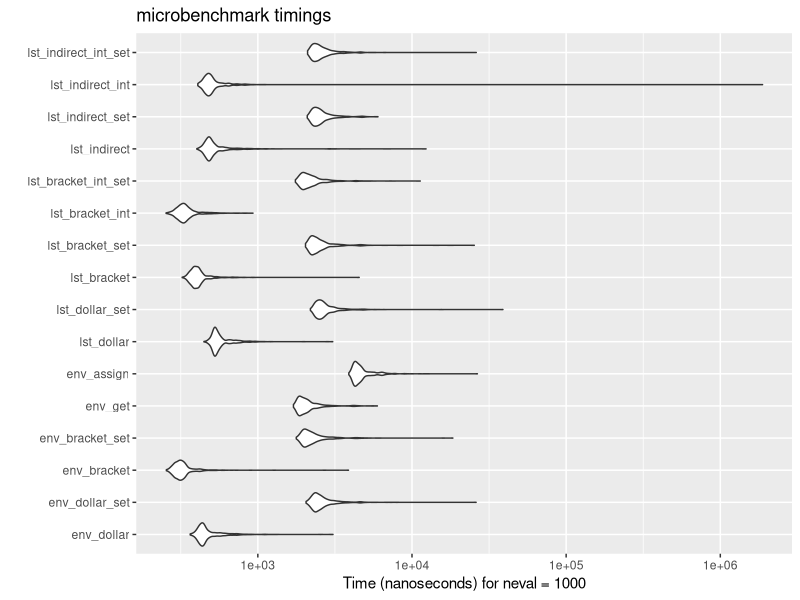
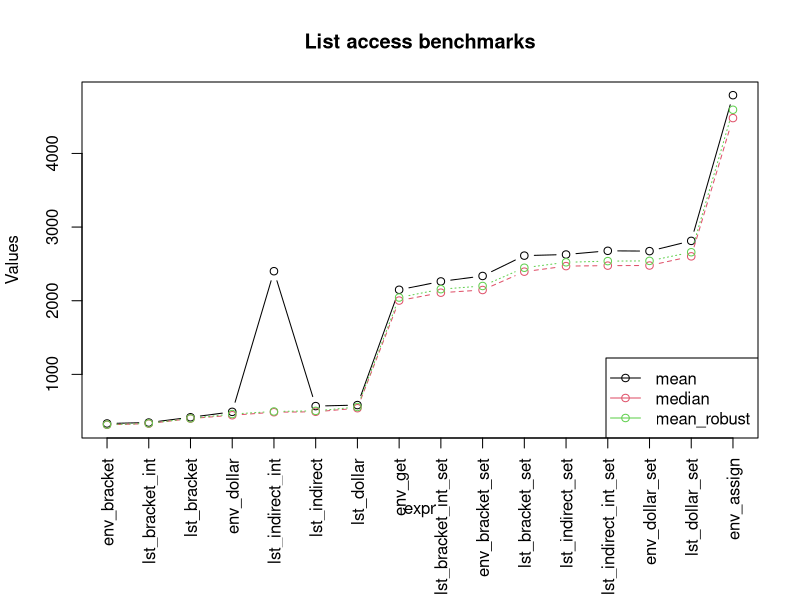
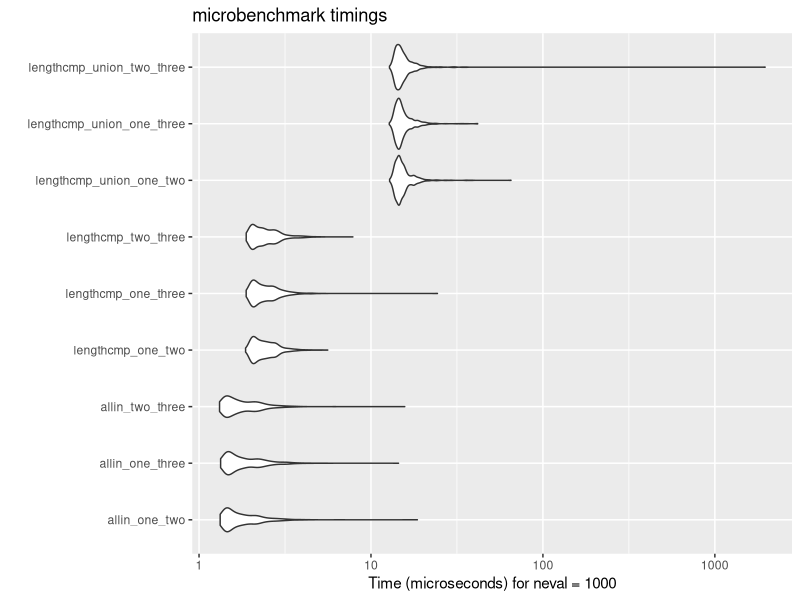
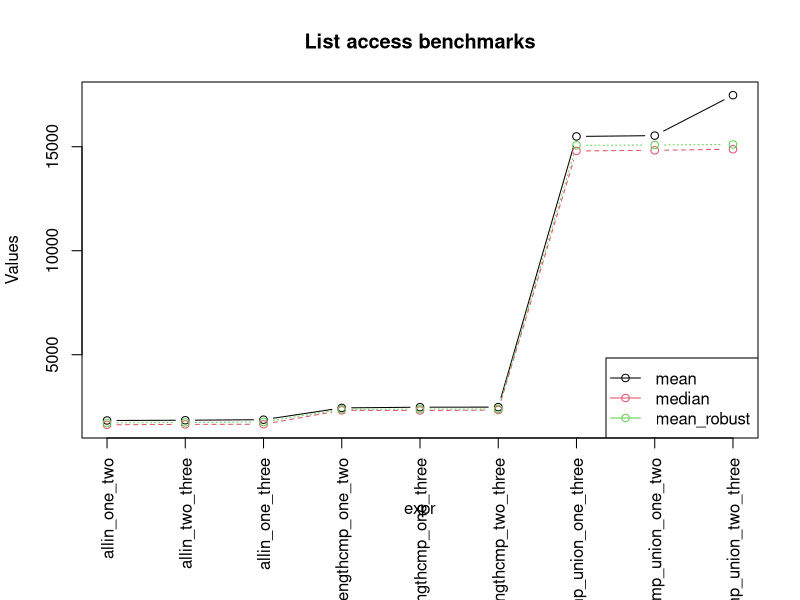
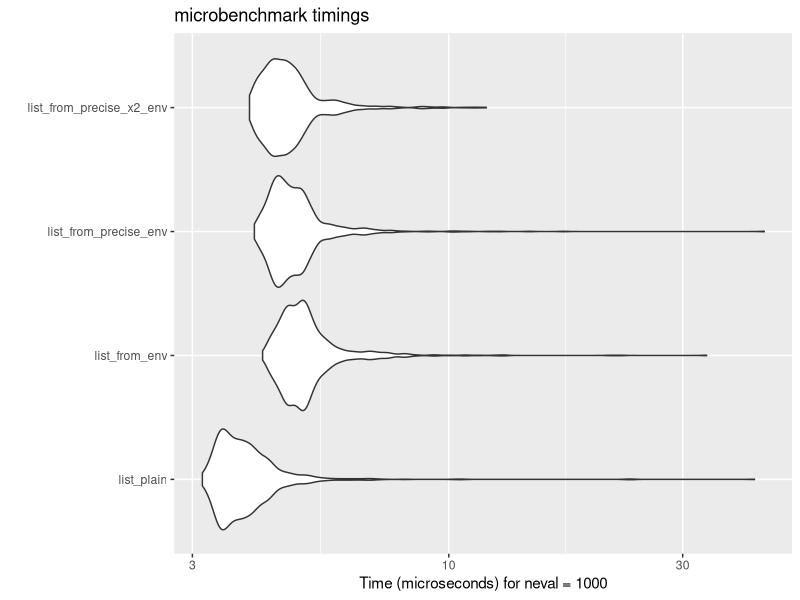
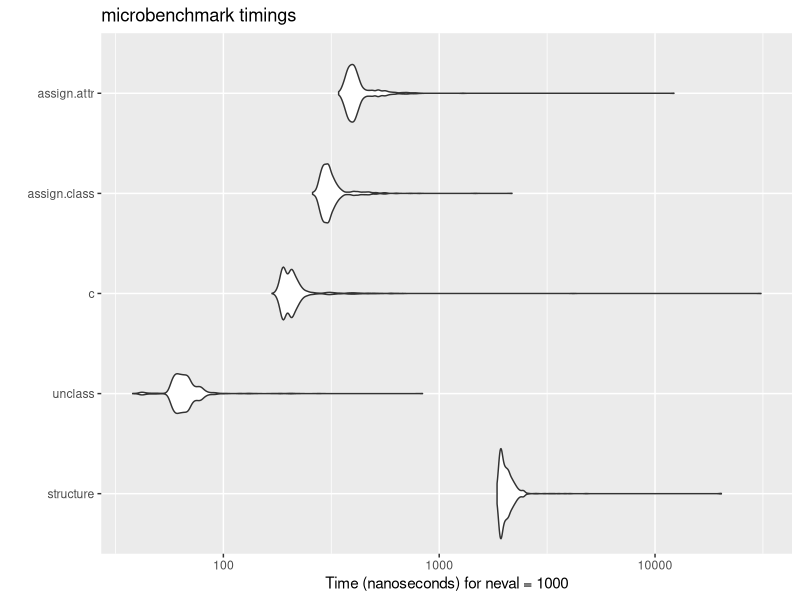
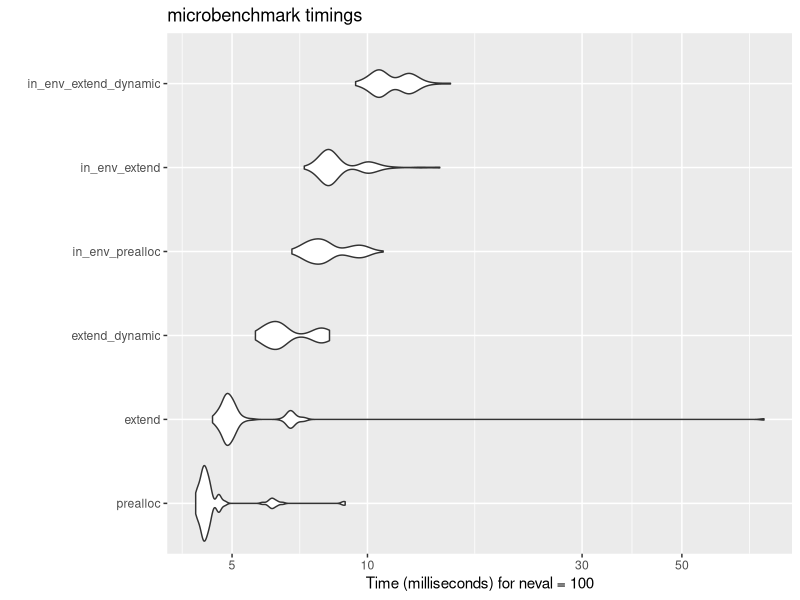
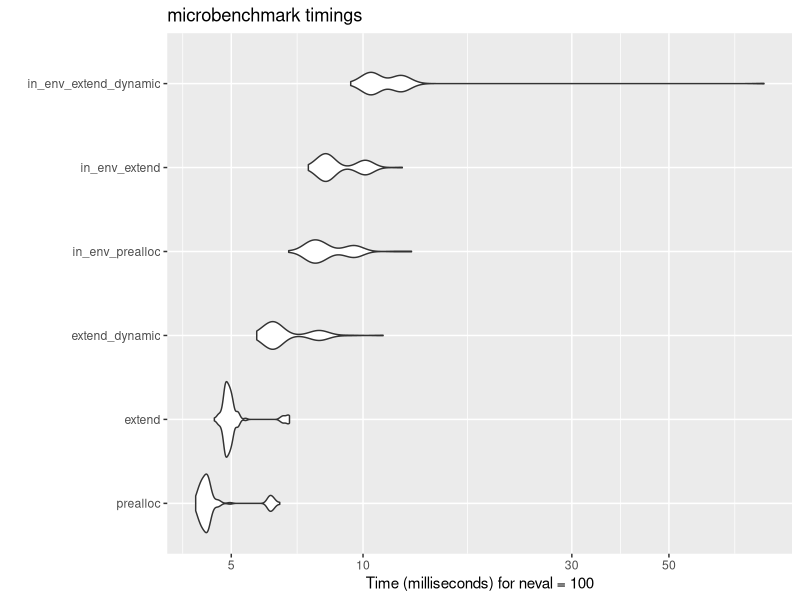

Write the R code that produced these figures, in order.







library("ggplot2")
library("microbenchmark")
library("data.table")

bm_listaccess <- function() {
  env <- new.env()
  env$a <- 1
  env$b <- "x"
  env$c <- 1:10
  env$d <- list(1, 2, 3)
  env$e <- data.frame(x = 1:10, y = 11:20)
  env$f <- function(x) x + 1
  env$g <- FALSE


  lst <- as.list(env)

  indirect <- c(1, 3, 7)
  indirect_int <- c(1L, 3L, 7L)

  microbenchmark(times = 1000L,
    env_dollar = { env$a; env$c; env$g },
    env_dollar_set = { env$a <- 2; env$c <- 2:11; env$g <- TRUE; env$a <- 1; env$c <- 1:10; env$g <- FALSE },
    env_bracket = { env[["a"]]; env[["c"]]; env[["g"]] },
    env_bracket_set = { env[["a"]] <- 2; env[["c"]] <- 2:11; env[["g"]] <- TRUE; env[["a"]] <- 1; env[["c"]] <- 1:10; env[["g"]] <- FALSE },
    env_get = { get("a", env); get("c", env); get("g", env) },
    env_assign = { assign("a", 2, env); assign("c", 2:11, env); assign("g", TRUE, env); assign("a", 1, env); assign("c", 1:10, env); assign("g", FALSE, env) },
    lst_dollar = { lst$a; lst$c; lst$g },
    lst_dollar_set = { lst$a <- 2; lst$c <- 2:11; lst$g <- TRUE; lst$a <- 1; lst$c <- 1:10; lst$g <- FALSE },
    lst_bracket = { lst[["a"]]; lst[["c"]]; lst[["g"]] },
    lst_bracket_set = { lst[["a"]] <- 2; lst[["c"]] <- 2:11; lst[["g"]] <- TRUE; lst[["a"]] <- 1; lst[["c"]] <- 1:10; lst[["g"]] <- FALSE },
    lst_bracket_int = { lst[[1]]; lst[[3]]; lst[[7]] },
    lst_bracket_int_set = { lst[[1]] <- 2; lst[[3]] <- 2:11; lst[[7]] <- TRUE; lst[[1]] <- 1; lst[[3]] <- 1:10; lst[[7]] <- FALSE },
    lst_indirect = { lst[[indirect[1]]]; lst[[indirect[2]]]; lst[[indirect[3]]] },
    lst_indirect_set = { lst[[indirect[1]]] <- 2; lst[[indirect[2]]] <- 2:11; lst[[indirect[3]]] <- TRUE; lst[[indirect[1]]] <- 1; lst[[indirect[2]]] <- 1:10; lst[[indirect[3]]] <- FALSE },
    lst_indirect_int = { lst[[indirect_int[1]]]; lst[[indirect_int[2]]]; lst[[indirect_int[3]]] },
    lst_indirect_int_set = { lst[[indirect_int[1]]] <- 2; lst[[indirect_int[2]]] <- 2:11; lst[[indirect_int[3]]] <- TRUE; lst[[indirect_int[1]]] <- 1; lst[[indirect_int[2]]] <- 1:10; lst[[indirect_int[3]]] <- FALSE }
  )
}



bmr <- bm_listaccess()


autoplot(bmr)

bmrt <- as.data.table(bmr)[, .(mean = mean(time), median = median(time), mean_robust = mean(time, trim = 0.1)), by = expr][order(mean_robust)]

par(mar = c(8, 4, 4, 2) + 0.1)
matplot(bmrt[, -1], type = "b", pch = 1, xaxt = "n", ylab = "Values", xlab = "expr", main = "List access benchmarks", col = seq_along(bmrt[, -1]))
legend("bottomright", legend = colnames(bmrt)[-1], col = seq_along(bmrt[, -1]), pch = 1, lty = 1)
axis(1, at = seq_along(bmrt$expr), labels = bmrt$expr, las = 2)

round(sweep(as.matrix(bmrt[, 2:4], rownames = bmrt[[1]]), 2, as.numeric(bmrt[1, 2:4]), "/"), 2)

# GET: (lst_bracket_int, env_bracket) is faster than lst_bracket, which is faster than
# env_dollar, which is slightly faster than lst_indirect_(int), which is slightly faster than lst_dollar
#   HUGE difference to: env_get
# SET: env_bracket slightly faster than lst_bracket_int, much faster than env_dollar|lst_bracket, which is slightly faster than lst(indirect), which is faster than lst_dollar, which is much faster than env_assign

# -> envs are faster than named lists for setting; lists with numbers are the same (get) or almost the same (set) as envs
# -> don't use get() / assign()
# -> use brackets
# -> use integers for list access; list with names adds 25%
# -> indirect lst *set* makes barely any difference to named list



bm_subsettest <- function() {
  one <- c("elephant", "mouse", "tiger", "cat", "dog")
  two <- c("cat", "dog", "mouse", "tiger")
  three <- c("dog", "cat", "mouse", "tiger", "fish")

  microbenchmark(times = 1000L,
    allin_one_two = { x1 <- all(one %in% two); x2 <- all(two %in% one) },
    allin_one_three = { x1 <- all(one %in% three); x2 <- all(three %in% one) },
    allin_two_three = { x1 <- all(two %in% three); x2 <- all(three %in% two) },
    lengthcmp_one_two = { lu <- length(unique(c(one, two))) ; x1 <- lu == length(two) ; x2 <- lu == length(one) },
    lengthcmp_one_three = { lu <- length(unique(c(one, three))) ; x1 <- lu == length(three) ; x2 <- lu == length(one) },
    lengthcmp_two_three = { lu <- length(unique(c(two, three))) ; x1 <- lu == length(three) ; x2 <- lu == length(two) },
    lengthcmp_union_one_two = { lu <- length(union(one, two)) ; x1 <- lu == length(two) ; x2 <- lu == length(one) },
    lengthcmp_union_one_three = { lu <- length(union(one, three)) ; x1 <- lu == length(three) ; x2 <- lu == length(one) },
    lengthcmp_union_two_three = { lu <- length(union(two, three)) ; x1 <- lu == length(three) ; x2 <- lu == length(two) }
  )
}




bmr <- bm_subsettest()

autoplot(bmr)

bmrt <- as.data.table(bmr)[, .(mean = mean(time), median = median(time), mean_robust = mean(time, trim = 0.1)), by = expr][order(mean_robust)]

par(mar = c(8, 4, 4, 2) + 0.1)
matplot(bmrt[, -1], type = "b", pch = 1, xaxt = "n", ylab = "Values", xlab = "expr", main = "List access benchmarks", col = seq_along(bmrt[, -1]))
legend("bottomright", legend = colnames(bmrt)[-1], col = seq_along(bmrt[, -1]), pch = 1, lty = 1)
axis(1, at = seq_along(bmrt$expr), labels = bmrt$expr, las = 2)

round(sweep(as.matrix(bmrt[, 2:4], rownames = bmrt[[1]]), 2, as.numeric(bmrt[1, 2:4]), "/"), 2)

round(sweep(as.matrix(bmrt[, 2:4], rownames = bmrt[[1]]), 2, as.numeric(bmrt[5, 2:4]), "/"), 2)

# length cmp is 28% slower than all (x %in% y)
# union is 2x slower than allin; adds 50% to length cmp
#


bm_extend_list <- function(times = 1) {
  concatenating = list(
    c("elephant", "mouse", "tiger", "cat", "dog"),
    list(c("green", "blue", "purple"), c(1, 1, 1), 10:0),
    c(1, 2, 3, 4, 5),
    list(c(1, 2, 3), c("a", "b", "c"), c(1, 2, 3, 4, 5))
  )

  concatenating <- rep(concatenating, times)

  microbenchmark(
    expand = {
      entries = list()
      for (element in concatenating) {
        if (is.list(element)) {
          entries <- c(entries, element)
        } else {
          entries[[length(entries) + 1]] <- element
        }
      }
    },
    unlist = {
      entries = list()
      for (element in concatenating) {
        if (!is.list(element)) {
          element <- list(element)
        }
        entries[[length(entries) + 1]] <- element
      }
      entries <- unlist(entries, recursive = FALSE)
    }
  )
}

bm_extend_list()
# unlist() is clearly slower

bm_extend_list(10)

bm_extend_list(100)
# unlist() is clearly faster



bm_create_list <- function() {
  names <- c("elephant", "mouse", "tiger", "cat", "dog", "mouse")
  microbenchmark(times = 1000,
    list_plain = {
      result = list()
      for (n in names) {
        result[[n]] <- n
      }
    },
    list_from_env = {
      env <- new.env()
      for (n in names) {
        env[[n]] <- n
      }
      result <- as.list(env, all.names = TRUE)
    },
    list_from_precise_env = {
      env <- new.env(size = length(names))
      for (n in names) {
        env[[n]] <- n
      }
      result <- as.list(env, all.names = TRUE)
    },
    list_from_precise_x2_env = {
      env <- new.env(size = length(names), parent = emptyenv())
      for (n in names) {
        env[[n]] <- n
      }
      result <- as.list(env, all.names = TRUE)
    }
  )
}

bm_create_list() |> autoplot()
# plain list is faster than creating an env first; setting the size of the env and making parent = emptyenv() makes a small difference!


remove_class_info <- function() {
  sx <- structure(
    list(a = 1, b = 2, c = 3),
    class = "test",
    attr = list(a = 1, b = 2, c = 3)
  )

  microbenchmark(times = 1000,
    structure = structure(sx, class = NULL),
    unclass = unclass(sx),
    c = c(sx),
    assign.class = {
      class(sx) <- NULL
      sx
    },
    assign.attr = {
      attr(sx, "class") <- NULL
      sx
    }
  )
}

remove_class_info() |> autoplot()
# unclass() is MUCH faster than c(), which is better than the others



fill_list = function() {
  tofill = runif(10000)
  env = new.env(parent = emptyenv())

  microbenchmark(times = 100,
    prealloc = {
      v = numeric(length(tofill))
      for (i in seq_along(tofill)) {
        v[[i]] = tofill[[i]]
      }
    },
    extend = {
      v = numeric(0)
      for (i in seq_along(tofill)) {
        v[[i]] = tofill[[i]]
      }
    },
    extend_dynamic = {
      v = numeric(0)
      for (i in seq_along(tofill)) {
        v[[length(v) + 1]] = tofill[[i]]
      }
    },
    in_env_prealloc = {
      env[["v"]] = numeric(length(tofill))
      for (i in seq_along(tofill)) {
        env[["v"]][[i]] = tofill[[i]]
      }
    },
    in_env_extend = {
      env[["v"]] = numeric(0)
      for (i in seq_along(tofill)) {
        env[["v"]][[i]] = tofill[[i]]
      }
    },
    in_env_extend_dynamic = {
      env[["v"]] = numeric(0)
      for (i in seq_along(tofill)) {
        env[["v"]][[length(env[["v"]]) + 1]] = tofill[[i]]
      }
    }
  )
}

fill_list() |> autoplot()
# prealloc < extend (+8%) < extend_dynamic (+30%)
# (n_env_prealloc < in_env_extend ; approx 1.5x prealloc) << in_env_extend_dynamic (approx 2x prealloc)

bmr <- fill_list()

autoplot(bmr)

bmrt <- as.data.table(bmr)[, .(mean = mean(time), median = median(time), mean_robust = mean(time, trim = 0.1)), by = expr][order(mean_robust)]

par(mar = c(8, 4, 4, 2) + 0.1)
matplot(bmrt[, -1], type = "b", pch = 1, xaxt = "n", ylab = "Values", xlab = "expr", main = "List access benchmarks", col = seq_along(bmrt[, -1]))
legend("bottomright", legend = colnames(bmrt)[-1], col = seq_along(bmrt[, -1]), pch = 1, lty = 1)
axis(1, at = seq_along(bmrt$expr), labels = bmrt$expr, las = 2)

round(sweep(as.matrix(bmrt[, 2:4], rownames = bmrt[[1]]), 2, as.numeric(bmrt[1, 2:4]), "/"), 2)

local_globals = function() {
  env <- new.env(parent = emptyenv())
  env$a <- 100000000
  env$b <- 100000000
  i <- 100000000
  j <- 100000000

  funcall <- function() { }

  inc_i <- function() {
    i <<- i + 1
  }

  inc_ij <- function() {
    i <<- i + 1
    j <<- j + 1
  }

  inc_env <- function() {
    env[["a"]] <- env[["a"]] + 1
  }
  inc_env2 <- function() {
    env[["a"]] <- env[["a"]] + 1
    env[["b"]] <- env[["b"]] + 1
  }

  microbenchmark(times = 1000,
    funcall = { funcall() },
    inc_i = { inc_i() },
    inc_ij = { inc_ij() },
    inc_env = { inc_env() },
    inc_env2 = { inc_env2() },
    inc_i_direct = { i <- i + 1 },
    inc_ij_direct = { i <- i + 1; j <- j + 1 }
  )
}

local_globals() |> autoplot()

bmr <- local_globals()

autoplot(bmr)

bmrt <- as.data.table(bmr)[, .(mean = mean(time), median = median(time), mean_robust = mean(time, trim = 0.1)), by = expr][order(mean_robust)]

par(mar = c(8, 4, 4, 2) + 0.1)
matplot(bmrt[, -1], type = "b", pch = 1, xaxt = "n", ylab = "Values", xlab = "expr", main = "List access benchmarks", col = seq_along(bmrt[, -1]))
legend("bottomright", legend = colnames(bmrt)[-1], col = seq_along(bmrt[, -1]), pch = 1, lty = 1)
axis(1, at = seq_along(bmrt$expr), labels = bmrt$expr, las = 2)

round(sweep(as.matrix(bmrt[, 2:4], rownames = bmrt[[1]]), 2, as.numeric(bmrt[1, 2:4]), "/"), 2)
# accessing env is about 2x slower than direct access; <<- is not that bad actually, some part of it seems to be the function call itself


delete_vector_entry = function() {
  vct = runif(20)
  lst = as.list(vct)
  microbenchmark(times = 1000,
    set_null = { lst2 = lst ; lst2[[2]] <- NULL },
    neg_index_list = { lst2 = lst ; lst2 <- lst2[-2] },
    neg_index_vec = { vct2 = vct ; vct2 <- vct2[-2] }
  )
}

bmr <- delete_vector_entry()

bmrt <- as.data.table(bmr)[, .(mean = mean(time), median = median(time), mean_robust = mean(time, trim = 0.1)), by = expr][order(mean_robust)]

par(mar = c(8, 4, 4, 2) + 0.1)
matplot(bmrt[, -1], type = "b", pch = 1, xaxt = "n", ylab = "Values", xlab = "expr", main = "List access benchmarks", col = seq_along(bmrt[, -1]))
legend("bottomright", legend = colnames(bmrt)[-1], col = seq_along(bmrt[, -1]), pch = 1, lty = 1)
axis(1, at = seq_along(bmrt$expr), labels = bmrt$expr, las = 2)

round(sweep(as.matrix(bmrt[, 2:4], rownames = bmrt[[1]]), 2, as.numeric(bmrt[1, 2:4]), "/"), 2)


skip_loop = function() {
  vct = runif(20)
  skipped = c(FALSE, FALSE, TRUE, FALSE, FALSE, FALSE, FALSE, FALSE, FALSE, FALSE, TRUE, FALSE, FALSE, FALSE, FALSE, FALSE, FALSE, FALSE, TRUE, FALSE)
  microbenchmark(times = 1000,
    skip_entry = {
      entries = c(1L, 3L, 5L, 7L, 9L, 11L, 13L, 15L, 17L, 19L)
      result = 0
      for (i in entries) {
        if (skipped[[i]]) {
          next
        }
        result <- result + vct[[i]]
      }
    },
    delete_entry = {
      entries = c(1L, 3L, 5L, 7L, 9L, 11L, 13L, 15L, 17L, 19L)
      entries <- entries[-2]
      entries <- entries[-5]
      entries <- entries[-8]
      result = 0
      for (i in entries) {
        result <- result + vct[[i]]
      }
    },
    skip_entry_twice = {
      entries = c(1L, 3L, 5L, 7L, 9L, 11L, 13L, 15L, 17L, 19L)
      result = 0
      for (times in 1:2) {
        for (i in entries) {
          if (skipped[[i]]) {
            next
          }
          result <- result + vct[[i]]
        }
      }
    },
    delete_entry_twice = {
      entries = c(1L, 3L, 5L, 7L, 9L, 11L, 13L, 15L, 17L, 19L)
      entries <- entries[-2]
      entries <- entries[-5]
      entries <- entries[-8]
      result = 0
      for (times in 1:2) {
        for (i in entries) {
          result <- result + vct[[i]]
        }
      }
    }
  )
}

bmr <- skip_loop()

bmrt <- as.data.table(bmr)[, .(mean = mean(time), median = median(time), mean_robust = mean(time, trim = 0.1)), by = expr][order(mean_robust)]

par(mar = c(8, 4, 4, 2) + 0.1)
matplot(bmrt[, -1], type = "b", pch = 1, xaxt = "n", ylab = "Values", xlab = "expr", main = "List access benchmarks", col = seq_along(bmrt[, -1]))
legend("bottomright", legend = colnames(bmrt)[-1], col = seq_along(bmrt[, -1]), pch = 1, lty = 1)
axis(1, at = seq_along(bmrt$expr), labels = bmrt$expr, las = 2)

round(sweep(as.matrix(bmrt[, 2:4], rownames = bmrt[[1]]), 2, as.numeric(bmrt[1, 2:4]), "/"), 2)

# deleting is faster than skipping, apparently


sum_all_any = function() {
  vct1 = c(FALSE, FALSE, FALSE, FALSE, TRUE, FALSE, FALSE)
  vct2 = c(FALSE, FALSE, FALSE, FALSE, FALSE, FALSE, FALSE)
  vct3 = c(TRUE, TRUE, TRUE, TRUE, TRUE, TRUE, TRUE)
  vct4 = c(TRUE, TRUE, TRUE, TRUE, TRUE, TRUE, FALSE)

  int1 = as.integer(vct1)
  int2 = as.integer(vct2)
  int3 = as.integer(vct3)
  int4 = as.integer(vct4)

  microbenchmark(times = 10000,
    all_any = {
      r1 = c(all(vct1), all(vct2), all(vct3), all(vct4))
      r2 = c(any(vct1), any(vct2), any(vct3), any(vct4))
    },
    sums = {
      vs1 = c(sum(vct1), sum(vct2), sum(vct3), sum(vct4))
      r1 = vs1 == 7L
      r2 = vs1 != 0L
    },
    sums_int = {
      vs1 = c(sum(int1), sum(int2), sum(int3), sum(int4))
      r = vs1 != 0L
    },
    sums_any = {
      vs1 = c(sum(vct1), sum(vct2), sum(vct3), sum(vct4))
      r = vs1 != 0L
    },
    any = {
      r = c(any(vct1), any(vct2), any(vct3), any(vct4))
    }
  )
}

bmr <- sum_all_any()

bmrt <- as.data.table(bmr)[, .(mean = mean(time), median = median(time), mean_robust = mean(time, trim = 0.1)), by = expr][order(mean_robust)]

par(mar = c(8, 4, 4, 2) + 0.1)
matplot(bmrt[, -1], type = "b", pch = 1, xaxt = "n", ylab = "Values", xlab = "expr", main = "List access benchmarks", col = seq_along(bmrt[, -1]))
legend("bottomright", legend = colnames(bmrt)[-1], col = seq_along(bmrt[, -1]), pch = 1, lty = 1)
axis(1, at = seq_along(bmrt$expr), labels = bmrt$expr, las = 2)

round(sweep(as.matrix(bmrt[, 2:4], rownames = bmrt[[1]]), 2, as.numeric(bmrt[1, 2:4]), "/"), 2)
# use all / any for when only requesting one, but when multiple are used use sums()
# sums don't make a difference between logical and integer vectors


df_row_addition_benchmark = function() {
  # Create an initial data frame
  df = data.frame(a = 1:5, b = letters[1:5], c = rnorm(5))

  # New row to be added
  new_row = list(a = 6, b = "f", c = rnorm(1))

  microbenchmark(times = 100,
    rbind = {
      df_new = df
      for (i in 1:100) {
        df_new = rbind(df_new, new_row)
      }
    },
    rbind_data_frame = {
      df_new = df
      for (i in 1:100) {
        df_new = rbind(df_new, data.frame(new_row))
      }
    },
    append_list = {
      df_new = df
      for (i in 1:100) {
        df_new[nrow(df_new) + 1, ] = new_row
      }
    },
    append_unlist = {
      df_new = df
      for (i in 1:100) {
        df_new[nrow(df_new) + 1, ] = unlist(new_row)
      }
    },
    bind_rows = {
      df_new = df
      for (i in 1:100) {
        df_new = dplyr::bind_rows(df_new, new_row)
      }
    },
    rbindlist = {
      new_rows_list = list()
      for (i in 1:100) {
        new_rows_list[[length(new_rows_list) + 1]] = new_row
      }
      df_new = data.table::rbindlist(c(list(df), new_rows_list))
    },
    rbind_200 = {
      df_new = df
      for (i in 1:200) {
        df_new = rbind(df_new, new_row)
      }
    },
    rbind_data_frame_200 = {
      df_new = df
      for (i in 1:200) {
        df_new = rbind(df_new, data.frame(new_row))
      }
    },
    append_list_200 = {
      df_new = df
      for (i in 1:200) {
        df_new[nrow(df_new) + 1, ] = new_row
      }
    },
    append_unlist_200 = {
      df_new = df
      for (i in 1:200) {
        df_new[nrow(df_new) + 1, ] = unlist(new_row)
      }
    },
    bind_rows_200 = {
      df_new = df
      for (i in 1:200) {
        df_new = dplyr::bind_rows(df_new, new_row)
      }
    },
    rbindlist_200 = {
      new_rows_list = list()
      for (i in 1:200) {
        new_rows_list[[length(new_rows_list) + 1]] = new_row
      }
      df_new = data.table::rbindlist(c(list(df), new_rows_list))
    }
  )
}

bmr_df_row <- df_row_addition_benchmark()

bmrt_df_row <- as.data.table(bmr_df_row)[, .(mean = mean(time), median = median(time), mean_robust = mean(time, trim = 0.1)), by = expr][order(mean_robust)]

par(mar = c(8, 4, 4, 2) + 0.1)
matplot(log10(bmrt_df_row[, -1]), type = "b", pch = 1, xaxt = "n", ylab = "Time (nanoseconds)", xlab = "Method", main = "Data Frame Row Addition Benchmarks (100 rows)", col = seq_along(bmrt_df_row[, -1]))
legend("topleft", legend = colnames(bmrt_df_row)[-1], col = seq_along(bmrt_df_row[, -1]), pch = 1, lty = 1)
axis(1, at = seq_along(bmrt_df_row$expr), labels = bmrt_df_row$expr, las = 2)

print(round(sweep(as.matrix(bmrt_df_row[, 2:4], rownames = bmrt_df_row[[1]]), 2, as.numeric(bmrt_df_row[1, 2:4]), "/"), 2))


((bmrt_df_row[, -"expr_base"] |> melt(id.vars = "expr"))[, basename := sub("_200$", "", expr)][,
  is_divisor := grepl("_200$", expr)][, .(value = value[is_divisor] / value[!is_divisor]), by = c("basename", "variable")] |> dcast(basename ~ variable, value.var = "value"))[order(-mean_robust)]

bmrt_df_row[, expr_base := sub("_200$", "", expr)]
bmrt_df_row_summary <- bmrt_df_row[, .(
  mean_ratio = mean[grepl("_200$", expr)] / mean[!grepl("_200$", expr)],
  median_ratio = median[grepl("_200$", expr)] / median[!grepl("_200$", expr)],
  mean_robust_ratio = mean_robust[grepl("_200$", expr)] / mean_robust[!grepl("_200$", expr)]
), by = expr_base]

bmrt_df_row_summary[order(-mean_robust_ratio)]
